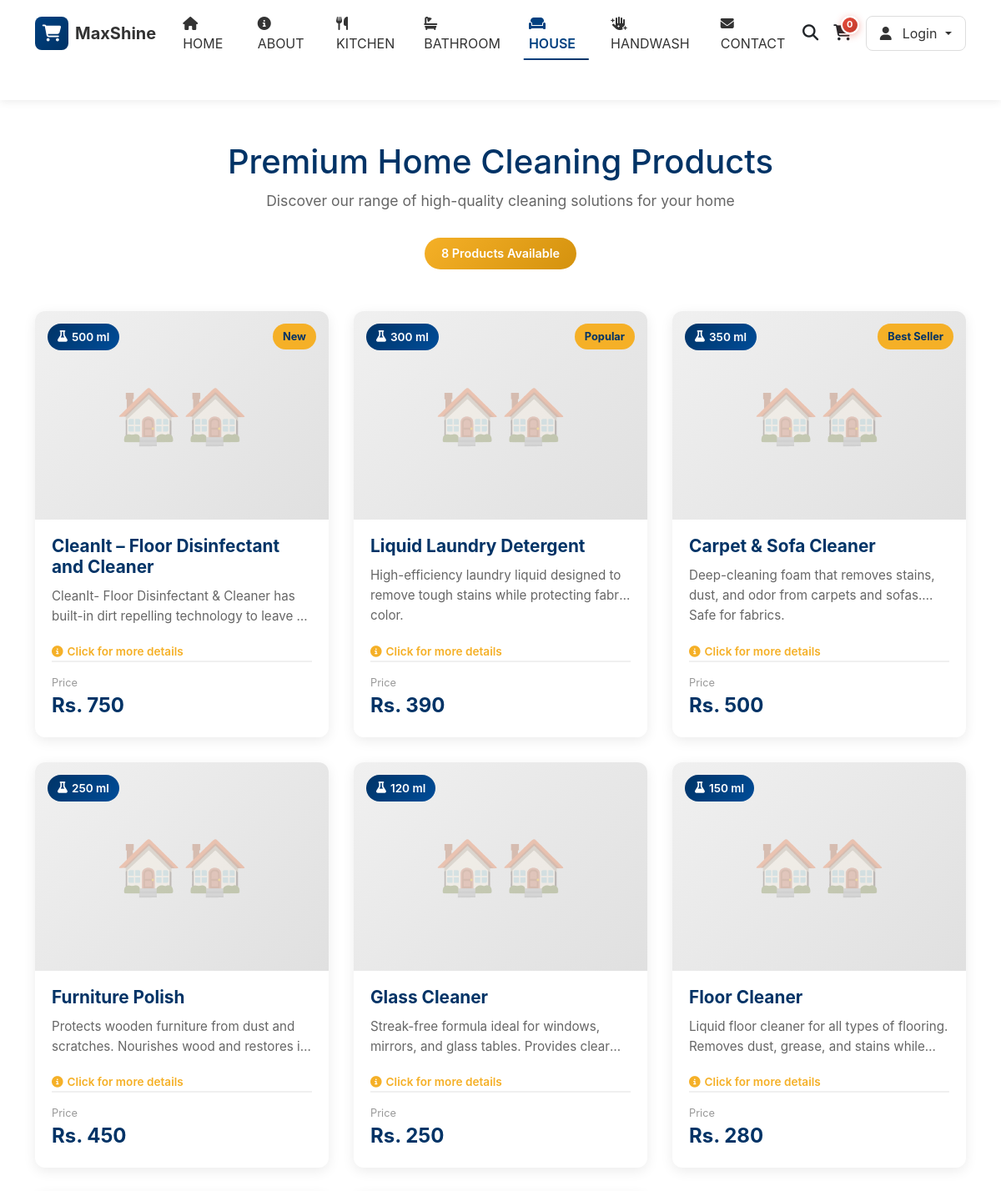
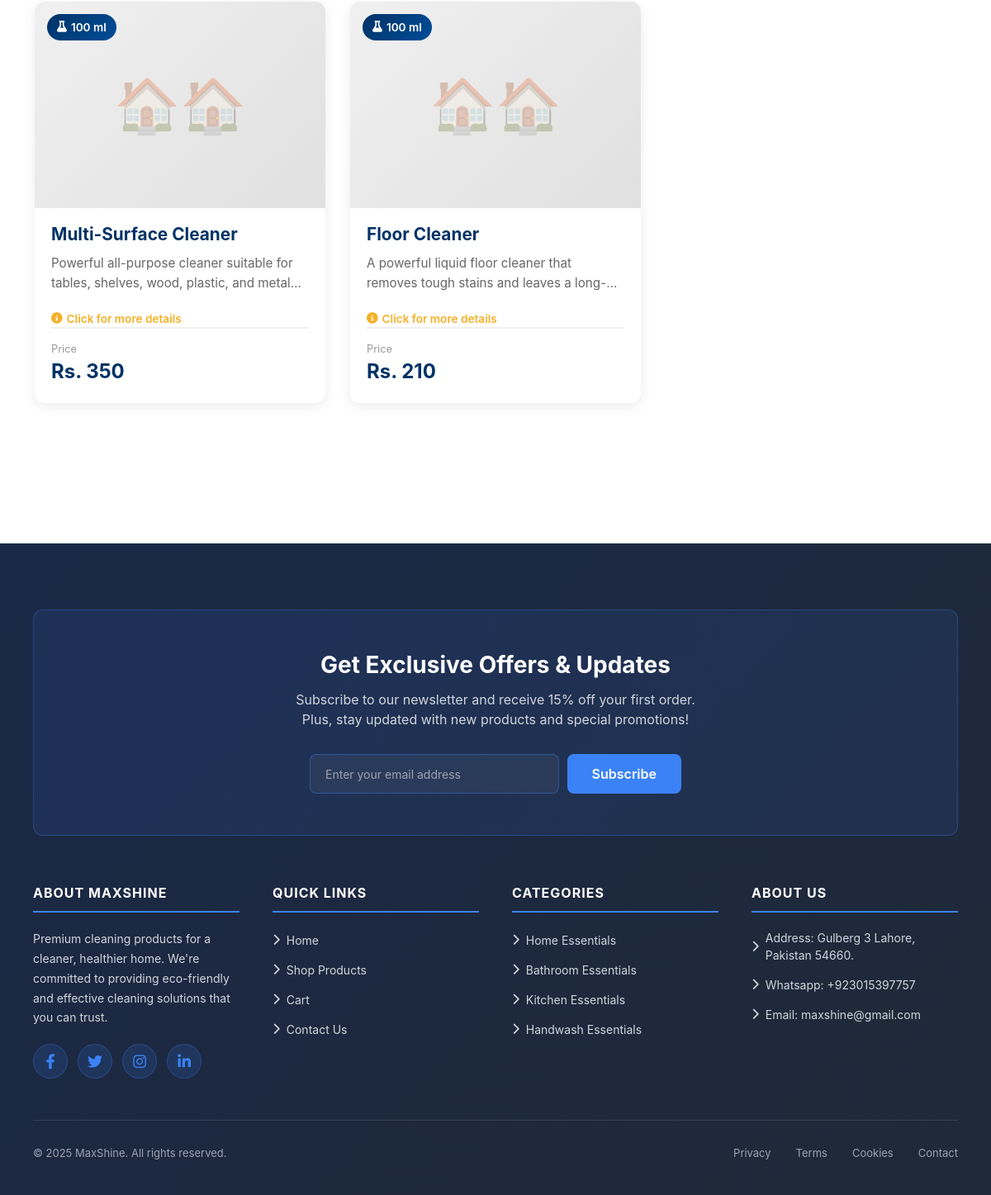
The app's page /home.php with its own data (2 pictures, top to bottom).
### tables this page shows
CREATE TABLE `home_products` (
  `id` int(11) NOT NULL,
  `product_name` varchar(255) NOT NULL,
  `product_description` text NOT NULL,
  `price` int(11) NOT NULL,
  `ml` varchar(50) DEFAULT NULL,
  `image` varchar(255) DEFAULT NULL,
  `created_at` timestamp NOT NULL DEFAULT current_timestamp()
);

### home.php (the view, shortened to what this page needs)
<?php
include 'conn.php';
$sql = "SELECT * FROM home_products ORDER BY created_at DESC";
$result = $conn->query($sql);
$homeProducts = array();
if ($result && $result->num_rows > 0) {
    while ($row = $result->fetch_assoc()) {
        $homeProducts[] = $row;
    }
}
?>
<!DOCTYPE html>
<html lang="en">
<head>
    <link href="https://cdnjs.cloudflare.com/ajax/libs/font-awesome/6.4.0/css/all.min.css" rel="stylesheet">
</head>
<body>
    <?php include 'navbar.php'; ?>
    <div class="container">
        <div class="page-header">
            <h1>Premium Home Cleaning Products</h1>
            <p>Discover our range of high-quality cleaning solutions for your home</p>
            <span class="product-count-badge">
                <?php echo count($homeProducts); ?> Products Available
            </span>
        </div>
        <?php if (count($homeProducts) > 0): ?>
        <div class="products-grid" id="productsGrid">
            <?php foreach ($homeProducts as $index => $product):
                $imagePath = '';
                $imageExists = false;
                $ml = isset($product['ml']) && !empty($product['ml']) ? $product['ml'] : 'N/A';
            ?>
            <div class="product-card">
                <div class="product-image-container <?php echo !$imageExists ? 'no-image' : ''; ?>" onclick="openProductModal(<?php echo htmlspecialchars(json_encode($product)); ?>, '<?php echo $imageExists ? htmlspecialchars($imagePath) : ''; ?>', <?php echo $imageExists ? 'true' : 'false'; ?>)">
                    <?php if ($imageExists): ?>
                        <img src="<?php echo htmlspecialchars($imagePath); ?>"
                             alt="<?php echo htmlspecialchars($product['product_name']); ?>">
                    <?php else: ?>
                        <div style="font-size: 4rem; opacity: 0.3;">🏠</div>
                    <?php endif; ?>
                    <?php if ($ml !== 'N/A'): ?>
                        <span class="ml-badge">
                            <i class="fas fa-flask"></i>
                            <?php echo htmlspecialchars($ml); ?>
                        </span>
                    <?php endif; ?>
                    <?php if ($index < 3): ?>
                        <span class="product-badge">
                            <?php
                                $badges = ['New', 'Popular', 'Best Seller'];
                                echo $badges[$index % 3];
                            ?>
                        </span>
                    <?php endif; ?>
                </div>
                <div class="product-content">
                    <h3 class="product-name" onclick="openProductModal(<?php echo htmlspecialchars(json_encode($product)); ?>, '<?php echo $imageExists ? htmlspecialchars($imagePath) : ''; ?>', <?php echo $imageExists ? 'true' : 'false'; ?>)" style="cursor: pointer;">
                        <?php echo htmlspecialchars($product['product_name']); ?>
                    </h3>
                    <p class="product-description" onclick="openProductModal(<?php echo htmlspecialchars(json_encode($product)); ?>, '<?php echo $imageExists ? htmlspecialchars($imagePath) : ''; ?>', <?php echo $imageExists ? 'true' : 'false'; ?>)" style="cursor: pointer;">
                        <?php echo htmlspecialchars($product['product_description']); ?>
                    </p>
                    <div class="view-details-text" onclick="openProductModal(<?php echo htmlspecialchars(json_encode($product)); ?>, '<?php echo $imageExists ? htmlspecialchars($imagePath) : ''; ?>', <?php echo $imageExists ? 'true' : 'false'; ?>)" style="cursor: pointer;">
                        <i class="fas fa-info-circle"></i>
                        Click for more details
                    </div>
                    <div class="product-footer">
                        <div>
                            <span class="price-label">Price</span>
                            <div class="product-price">Rs. <?php echo number_format($product['price']); ?></div>
                        </div>
                    </div>
                </div>
            </div>
            <?php endforeach; ?>
        </div>
        <?php endif; ?>
    </div>
    <?php include 'footer.php'; ?>
</body>
</html>

### home.php (style rules this page uses)
* { margin: 0; padding: 0; box-sizing: border-box; }
body { font-family: 'Segoe UI', Tahoma, Geneva, Verdana, sans-serif; background-color: #f8f9fa; color: #333; }
.container { max-width: 1400px; margin: 0 auto; padding: 40px 20px; margin-top: -40px; }
.page-header { text-align: center; margin-top: 50px; margin-bottom: 50px; }
.page-header h1 { color: #003366; font-size: 2.5rem; margin-bottom: 10px; }
.page-header p { color: #666; font-size: 1.1rem; }
.product-count-badge { display: inline-block; background: linear-gradient(135deg, #F5B027 0%, #d4920e 100%); color: white; padding: 8px 20px; border-radius: 25px; font-size: 0.9rem; font-weight: 600; margin-top: 15px; }
.products-grid { display: grid; grid-template-columns: repeat(auto-fill, minmax(280px, 1fr)); gap: 30px; margin-bottom: 50px; }
.product-card { background: #fff; border-radius: 12px; overflow: hidden; box-shadow: 0 4px 15px rgba(0, 0, 0, 0.08); transition: all 0.3s ease; display: flex; flex-direction: column; cursor: pointer; }
.product-image-container { width: 100%; height: 250px; background: linear-gradient(135deg, #f0f0f0 0%, #e0e0e0 100%); display: flex; align-items: center; justify-content: center; position: relative; overflow: hidden; }
.product-image-container.no-image::before { content: '🏠'; font-size: 4rem; opacity: 0.3; }
.product-badge { position: absolute; top: 15px; right: 15px; background-color: #F5B027; color: #003366; padding: 6px 12px; border-radius: 20px; font-size: 0.8rem; font-weight: bold; }
.ml-badge { position: absolute; top: 15px; left: 15px; background: linear-gradient(135deg, #003366 0%, #004d99 100%); color: white; padding: 6px 12px; border-radius: 20px; font-size: 0.85rem; font-weight: 600; display: flex; align-items: center; gap: 5px; }
.product-content { padding: 20px; flex-grow: 1; display: flex; flex-direction: column; }
.product-name { color: #003366; font-size: 1.3rem; font-weight: bold; margin-bottom: 10px; display: -webkit-box; -webkit-line-clamp: 2; -webkit-box-orient: vertical; overflow: hidden; text-overflow: ellipsis; }
.product-description { color: #666; font-size: 0.95rem; line-height: 1.6; margin-bottom: 15px; flex-grow: 1; display: -webkit-box; -webkit-line-clamp: 2; -webkit-box-orient: vertical; overflow: hidden; text-overflow: ellipsis; }
.view-details-text { color: #F5B027; font-size: 0.85rem; font-weight: 600; display: flex; align-items: center; gap: 5px; margin-top: 5px; }
.product-footer { display: flex; justify-content: space-between; align-items: center; margin-top: auto; padding-top: 15px; border-top: 2px solid #f0f0f0; }
.product-price { color: #003366; font-size: 1.5rem; font-weight: bold; }
.price-label { font-size: 0.8rem; color: #999; display: block; }
.product-card { animation: fadeInCard 0.5s ease forwards; }
.product-card:nth-child(1) { animation-delay: 0.1s; }
.product-card:nth-child(2) { animation-delay: 0.2s; }
.product-card:nth-child(3) { animation-delay: 0.3s; }
.product-card:nth-child(4) { animation-delay: 0.4s; }

### navbar.php (style rules this page uses)
:root { --primary-color: #004080; --text-dark: #333; --gold-color: #F5B027; }

### footer.php (style rules this page uses)
* { margin: 0; padding: 0; box-sizing: border-box; }
body { font-family: -apple-system, BlinkMacSystemFont, 'Segoe UI', Roboto, 'Helvetica Neue', Arial, sans-serif; overflow-x: hidden; width: 100%; }
html { overflow-x: hidden; }

### records on screen
home_products: ml "500 ml", index "New", product_name "CleanIt – Floor Disinfectant and Cleaner", product_description "CleanIt- Floor Disinfectant & Cleaner has built-in dirt repelling technology to leave…", price "750"
home_products: ml "300 ml", index "Popular", product_name "Liquid Laundry Detergent", product_description "High-efficiency laundry liquid designed to remove tough stains while protecting fabric color.", price "390"
home_products: ml "350 ml", index "Best Seller", product_name "Carpet & Sofa Cleaner", product_description "Deep-cleaning foam that removes stains, dust, and odor from carpets and sofas. Safe for fabrics.", price "500"
home_products: ml "250 ml", product_name "Furniture Polish", product_description "Protects wooden furniture from dust and scratches. Nourishes wood and restores…", price "450"
home_products: ml "120 ml", product_name "Glass Cleaner", product_description "Streak-free formula ideal for windows, mirrors, and glass tables. Provides…", price "250"
home_products: ml "150 ml", product_name "Floor Cleaner", product_description "Liquid floor cleaner for all types of flooring. Removes dust, grease, and stains…", price "280"
home_products: ml "100 ml", product_name "Multi-Surface Cleaner", product_description "Powerful all-purpose cleaner suitable for tables, shelves, wood, plastic, and…", price "350"
home_products: ml "100 ml", product_name "Floor Cleaner", product_description "A powerful liquid floor cleaner that removes tough stains and leaves…", price "210"

### other values on screen
count($homeProducts) "8"
